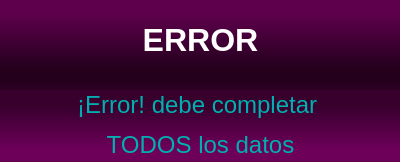
<?xml version="1.0" encoding="UTF-8"?>
<ui version="4.0">
 <class>Dialog</class>
 <widget class="QDialog" name="Dialog">
  <property name="geometry">
   <rect>
    <x>0</x>
    <y>0</y>
    <width>400</width>
    <height>162</height>
   </rect>
  </property>
  <property name="windowTitle">
   <string>Dialog</string>
  </property>
  <property name="styleSheet">
   <string notr="true">background-color: qlineargradient(spread:pad, x1:0, y1:0, x2:0, y2:1, stop:0.159091 rgba(95, 0, 77, 255), stop:0.5 rgba(36, 0, 29, 255), stop:0.846591 rgba(95, 0, 77, 255));</string>
  </property>
  <widget class="QLabel" name="label">
   <property name="geometry">
    <rect>
     <x>0</x>
     <y>90</y>
     <width>401</width>
     <height>71</height>
    </rect>
   </property>
   <property name="styleSheet">
    <string notr="true">background-color: qlineargradient(spread:pad, x1:0, y1:0, x2:0, y2:1, stop:0.227273 rgba(55, 0, 45, 255), stop:0.829545 rgba(109, 0, 89, 255));
font: 22pt &quot;Times New Roman&quot;;</string>
   </property>
   <property name="text">
    <string>&lt;html&gt;&lt;head/&gt;&lt;body&gt;&lt;p align=&quot;center&quot;&gt;&lt;span style=&quot; font-size:18pt; color:#00b0b0;&quot;&gt;¡Error! debe completar &lt;/span&gt;&lt;/p&gt;&lt;p align=&quot;center&quot;&gt;&lt;span style=&quot; font-size:18pt; color:#00b0b0;&quot;&gt;TODOS los datos&lt;/span&gt;&lt;/p&gt;&lt;/body&gt;&lt;/html&gt;</string>
   </property>
  </widget>
  <widget class="QLabel" name="venta_label_titulo">
   <property name="geometry">
    <rect>
     <x>0</x>
     <y>0</y>
     <width>401</width>
     <height>81</height>
    </rect>
   </property>
   <property name="styleSheet">
    <string notr="true">background-color: qlineargradient(spread:pad, x1:1, y1:1, x2:1, y2:0, stop:0.159091 rgba(36, 0, 29, 255), stop:0.846591 rgba(95, 0, 77, 255));
font: 14pt &quot;Times New Roman&quot;;</string>
   </property>
   <property name="text">
    <string>&lt;html&gt;&lt;head/&gt;&lt;body&gt;&lt;p align=&quot;center&quot;&gt;&lt;span style=&quot; font-size:24pt; font-weight:600; color:#ffffff;&quot;&gt;ERROR&lt;/span&gt;&lt;/p&gt;&lt;/body&gt;&lt;/html&gt;</string>
   </property>
  </widget>
 </widget>
 <resources/>
 <connections/>
</ui>
